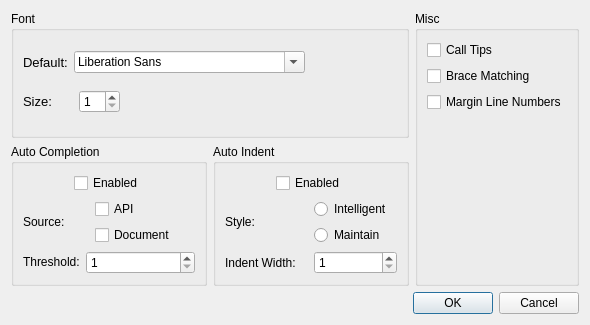
<ui version="4.0" >
 <class>EditorSettingsDialog</class>
 <widget class="QDialog" name="EditorSettingsDialog" >
  <property name="geometry" >
   <rect>
    <x>0</x>
    <y>0</y>
    <width>590</width>
    <height>325</height>
   </rect>
  </property>
  <property name="sizePolicy" >
   <sizepolicy vsizetype="Preferred" hsizetype="Preferred" >
    <horstretch>0</horstretch>
    <verstretch>0</verstretch>
   </sizepolicy>
  </property>
  <property name="windowTitle" >
   <string>Dialog</string>
  </property>
  <layout class="QGridLayout" >
   <item row="0" column="0" colspan="2" >
    <widget class="QGroupBox" name="ui_fontGroup" >
     <property name="title" >
      <string>Font</string>
     </property>
     <layout class="QVBoxLayout" >
      <item>
       <layout class="QHBoxLayout" >
        <item>
         <widget class="QLabel" name="label" >
          <property name="font" >
           <font>
            <pointsize>10</pointsize>
            <weight>50</weight>
            <bold>false</bold>
           </font>
          </property>
          <property name="text" >
           <string>Default:</string>
          </property>
         </widget>
        </item>
        <item>
         <widget class="QFontComboBox" name="ui_fontBox" >
          <property name="font" >
           <font>
            <pointsize>9</pointsize>
            <weight>50</weight>
            <bold>false</bold>
           </font>
          </property>
         </widget>
        </item>
        <item>
         <spacer>
          <property name="orientation" >
           <enum>Qt::Horizontal</enum>
          </property>
          <property name="sizeHint" >
           <size>
            <width>40</width>
            <height>20</height>
           </size>
          </property>
         </spacer>
        </item>
       </layout>
      </item>
      <item>
       <layout class="QHBoxLayout" >
        <item>
         <widget class="QLabel" name="label_2" >
          <property name="minimumSize" >
           <size>
            <width>50</width>
            <height>0</height>
           </size>
          </property>
          <property name="font" >
           <font>
            <pointsize>10</pointsize>
           </font>
          </property>
          <property name="text" >
           <string>Size: </string>
          </property>
         </widget>
        </item>
        <item>
         <widget class="QSpinBox" name="ui_fontSizeSpinBox" >
          <property name="minimum" >
           <number>1</number>
          </property>
          <property name="maximum" >
           <number>26</number>
          </property>
         </widget>
        </item>
        <item>
         <spacer>
          <property name="orientation" >
           <enum>Qt::Horizontal</enum>
          </property>
          <property name="sizeHint" >
           <size>
            <width>40</width>
            <height>20</height>
           </size>
          </property>
         </spacer>
        </item>
       </layout>
      </item>
     </layout>
    </widget>
   </item>
   <item rowspan="2" row="0" column="2" >
    <widget class="QGroupBox" name="ui_miscGroup" >
     <property name="title" >
      <string>Misc</string>
     </property>
     <layout class="QVBoxLayout" >
      <item>
       <widget class="QCheckBox" name="ui_callTipsCheckBox" >
        <property name="text" >
         <string>Call Tips</string>
        </property>
       </widget>
      </item>
      <item>
       <widget class="QCheckBox" name="ui_braceMatchingCheckBox" >
        <property name="text" >
         <string>Brace Matching</string>
        </property>
       </widget>
      </item>
      <item>
       <widget class="QCheckBox" name="ui_marginLineNumbersCheckBox" >
        <property name="text" >
         <string>Margin Line Numbers</string>
        </property>
       </widget>
      </item>
      <item>
       <spacer>
        <property name="orientation" >
         <enum>Qt::Vertical</enum>
        </property>
        <property name="sizeHint" >
         <size>
          <width>20</width>
          <height>40</height>
         </size>
        </property>
       </spacer>
      </item>
     </layout>
    </widget>
   </item>
   <item row="1" column="0" >
    <widget class="QGroupBox" name="ui_autoCompletionGroup" >
     <property name="title" >
      <string>Auto Completion</string>
     </property>
     <layout class="QVBoxLayout" >
      <item>
       <layout class="QHBoxLayout" >
        <item>
         <spacer>
          <property name="orientation" >
           <enum>Qt::Horizontal</enum>
          </property>
          <property name="sizeHint" >
           <size>
            <width>0</width>
            <height>20</height>
           </size>
          </property>
         </spacer>
        </item>
        <item>
         <widget class="QCheckBox" name="ui_autoCompletionEnabledCheckBox" >
          <property name="text" >
           <string>Enabled</string>
          </property>
         </widget>
        </item>
        <item>
         <spacer>
          <property name="orientation" >
           <enum>Qt::Horizontal</enum>
          </property>
          <property name="sizeHint" >
           <size>
            <width>0</width>
            <height>20</height>
           </size>
          </property>
         </spacer>
        </item>
       </layout>
      </item>
      <item>
       <layout class="QHBoxLayout" >
        <item>
         <widget class="QLabel" name="label_3" >
          <property name="sizePolicy" >
           <sizepolicy vsizetype="Preferred" hsizetype="Fixed" >
            <horstretch>0</horstretch>
            <verstretch>0</verstretch>
           </sizepolicy>
          </property>
          <property name="minimumSize" >
           <size>
            <width>66</width>
            <height>0</height>
           </size>
          </property>
          <property name="text" >
           <string>Source:</string>
          </property>
         </widget>
        </item>
        <item>
         <layout class="QVBoxLayout" >
          <item>
           <widget class="QCheckBox" name="ui_autoCompletionAPISourceCheckBox" >
            <property name="text" >
             <string>API</string>
            </property>
           </widget>
          </item>
          <item>
           <widget class="QCheckBox" name="ui_autoCompletionDocumentSourceCheckBox" >
            <property name="text" >
             <string>Document</string>
            </property>
           </widget>
          </item>
         </layout>
        </item>
       </layout>
      </item>
      <item>
       <layout class="QHBoxLayout" >
        <item>
         <widget class="QLabel" name="label_4" >
          <property name="sizePolicy" >
           <sizepolicy vsizetype="Fixed" hsizetype="Fixed" >
            <horstretch>0</horstretch>
            <verstretch>0</verstretch>
           </sizepolicy>
          </property>
          <property name="text" >
           <string>Threshold:</string>
          </property>
         </widget>
        </item>
        <item>
         <widget class="QSpinBox" name="ui_autoCompletionThresholdSpinBox" >
          <property name="minimum" >
           <number>1</number>
          </property>
          <property name="maximum" >
           <number>20</number>
          </property>
         </widget>
        </item>
       </layout>
      </item>
     </layout>
    </widget>
   </item>
   <item row="1" column="1" >
    <widget class="QGroupBox" name="ui_autoIndentGroup" >
     <property name="title" >
      <string>Auto Indent</string>
     </property>
     <layout class="QVBoxLayout" >
      <item>
       <layout class="QHBoxLayout" >
        <item>
         <spacer>
          <property name="orientation" >
           <enum>Qt::Horizontal</enum>
          </property>
          <property name="sizeHint" >
           <size>
            <width>40</width>
            <height>20</height>
           </size>
          </property>
         </spacer>
        </item>
        <item>
         <widget class="QCheckBox" name="ui_autoIndentEnabledCheckBox" >
          <property name="text" >
           <string>Enabled</string>
          </property>
         </widget>
        </item>
        <item>
         <spacer>
          <property name="orientation" >
           <enum>Qt::Horizontal</enum>
          </property>
          <property name="sizeHint" >
           <size>
            <width>40</width>
            <height>20</height>
           </size>
          </property>
         </spacer>
        </item>
       </layout>
      </item>
      <item>
       <layout class="QHBoxLayout" >
        <item>
         <widget class="QLabel" name="label_5" >
          <property name="minimumSize" >
           <size>
            <width>83</width>
            <height>0</height>
           </size>
          </property>
          <property name="text" >
           <string>Style:</string>
          </property>
         </widget>
        </item>
        <item>
         <layout class="QVBoxLayout" >
          <item>
           <widget class="QRadioButton" name="ui_autoIndentIntelligentStyleRadioButton" >
            <property name="text" >
             <string>Intelligent</string>
            </property>
           </widget>
          </item>
          <item>
           <widget class="QRadioButton" name="ui_autoIndentMaintainStyleRadioButton" >
            <property name="text" >
             <string>Maintain</string>
            </property>
           </widget>
          </item>
         </layout>
        </item>
       </layout>
      </item>
      <item>
       <layout class="QHBoxLayout" >
        <item>
         <widget class="QLabel" name="label_6" >
          <property name="text" >
           <string>Indent Width:</string>
          </property>
         </widget>
        </item>
        <item>
         <widget class="QSpinBox" name="ui_autoIndentWidthSpinBox" >
          <property name="minimum" >
           <number>1</number>
          </property>
          <property name="maximum" >
           <number>20</number>
          </property>
         </widget>
        </item>
       </layout>
      </item>
     </layout>
    </widget>
   </item>
   <item row="2" column="0" colspan="3" >
    <widget class="QDialogButtonBox" name="ui_buttonBox" >
     <property name="orientation" >
      <enum>Qt::Horizontal</enum>
     </property>
     <property name="standardButtons" >
      <set>QDialogButtonBox::Cancel|QDialogButtonBox::NoButton|QDialogButtonBox::Ok</set>
     </property>
    </widget>
   </item>
  </layout>
 </widget>
 <resources/>
 <connections>
  <connection>
   <sender>ui_buttonBox</sender>
   <signal>accepted()</signal>
   <receiver>EditorSettingsDialog</receiver>
   <slot>accept()</slot>
   <hints>
    <hint type="sourcelabel" >
     <x>248</x>
     <y>254</y>
    </hint>
    <hint type="destinationlabel" >
     <x>157</x>
     <y>274</y>
    </hint>
   </hints>
  </connection>
  <connection>
   <sender>ui_buttonBox</sender>
   <signal>rejected()</signal>
   <receiver>EditorSettingsDialog</receiver>
   <slot>reject()</slot>
   <hints>
    <hint type="sourcelabel" >
     <x>316</x>
     <y>260</y>
    </hint>
    <hint type="destinationlabel" >
     <x>286</x>
     <y>274</y>
    </hint>
   </hints>
  </connection>
 </connections>
</ui>
